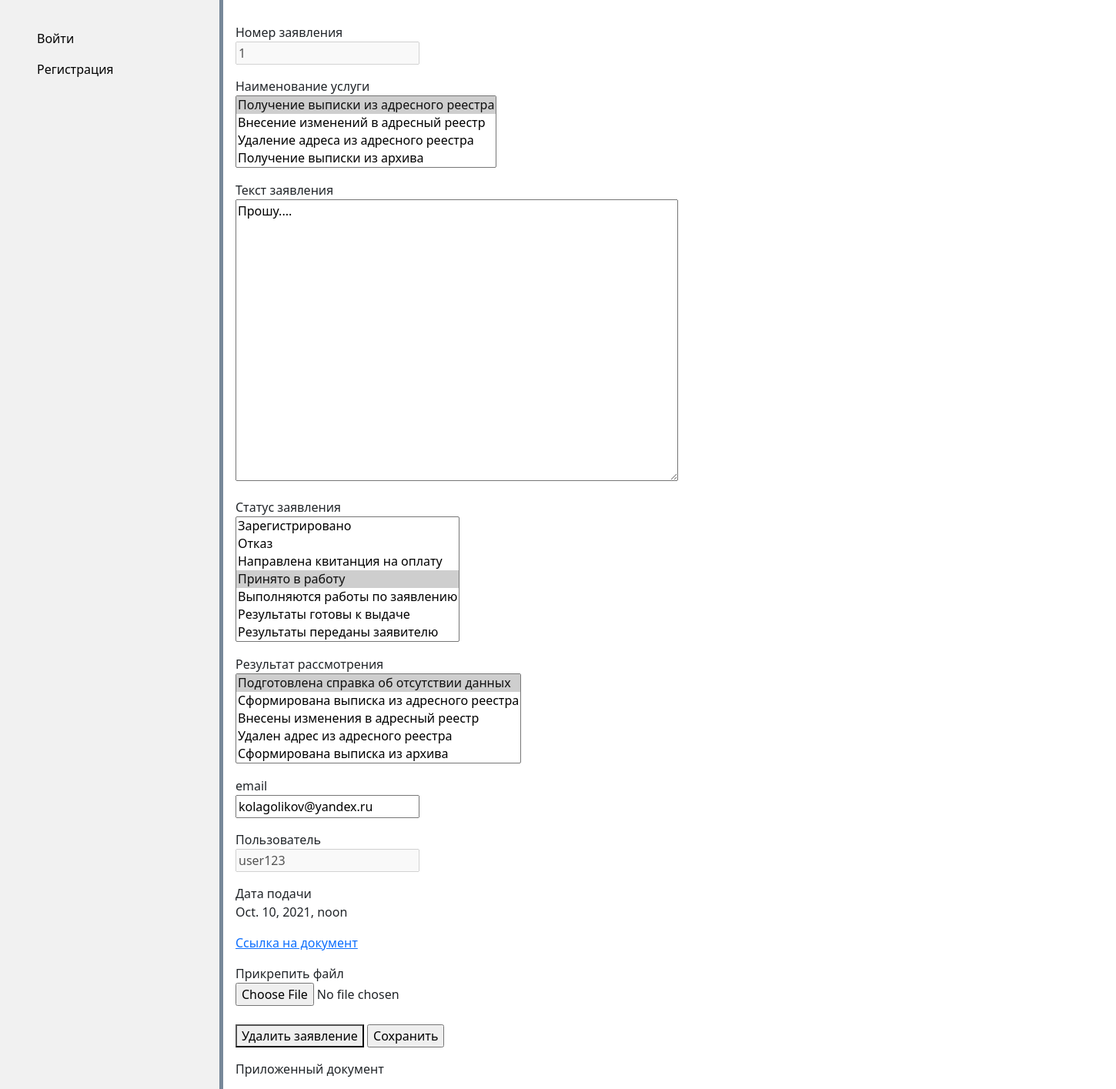
Page /accept_stat/1 (upper part) on the earlier database version.
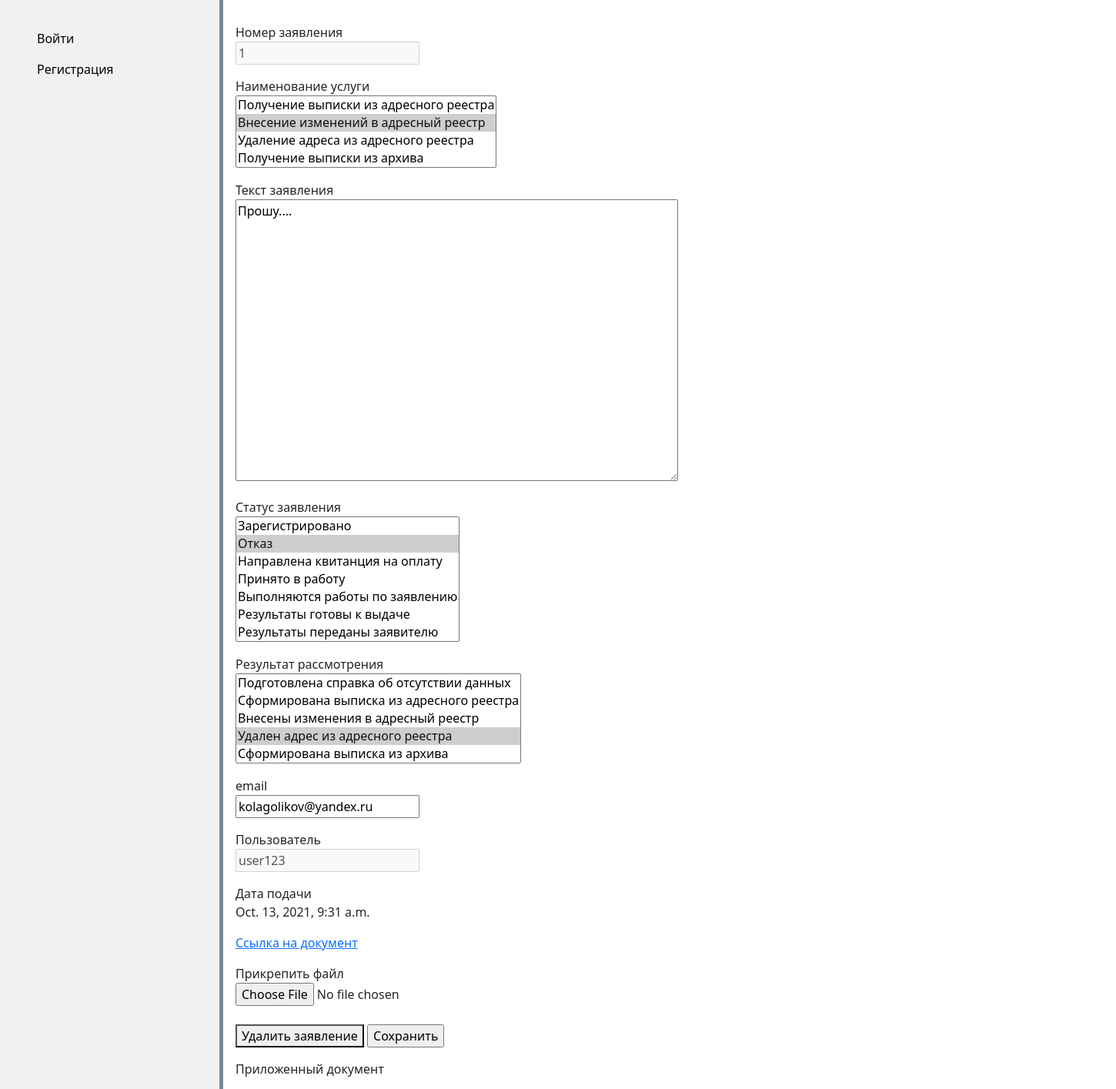
Same page on the later database version.
### registr_applications/models.py (models this page shows, shortened)
class Statement(models.Model):
    number = models.AutoField(primary_key=True, verbose_name='уникальный номер')
    name = models.CharField(max_length=300,  verbose_name='наименование услуги')
    content = models.TextField(max_length=10000, null=True, verbose_name='текст заявления')
    date = models.DateTimeField(auto_now=True, blank=True, verbose_name='дата подачи')
    status = models.CharField(max_length=300, blank=True, db_index=True, verbose_name='статус')
    result = models.CharField(max_length=400, verbose_name='Результат')
    email = models.CharField(max_length=400,  verbose_name='Почтовый адрес')
    passed = models.BooleanField(default=False)   #было ли рассмотрено админом
    admin = models.ForeignKey(User, blank=True, null=True,on_delete=models.CASCADE, related_name='admin_set', verbose_name='Специалист')
    user = models.ForeignKey(User, blank=True,null=True, on_delete=models.CASCADE, related_name='user_set', verbose_name='Пользователь')
    docs = models.ImageField(upload_to=user_directory_path, null=True, )

### registr_applications/views.py (the view, shortened to what this page needs)
# urls.py: path('accept_stat/<int:pk>', StatUpdateView.as_view(), name='accept_stat'),
class StatUpdateView(UpdateView):
    model = Statement
    template_name = 'accept_stat.html'
    fields = '__all__'
    context_object_name = "stat"
    def get_object(self):
        return Statement.objects.get(number=self.kwargs['pk'])

### registr_applications/templates/accept_stat.html (shortened to what this page needs)
{% extends "base.html" %}
{% block content %}
<form method="POST" enctype="multipart/form-data">
<p>
    <label>Номер заявления</label><br>
    <input type="number" name="number" value="{{stat.number}}" disabled />
</p>
    <p><label>Наименование услуги</label><br>
         <select id="name_id" size="4" required multiple name="name">
             <option value="Получение выписки из адресного реестра">Получение выписки из адресного реестра</option>
             <option value="Внесение изменений в адресный реестр">Внесение изменений в адресный реестр</option>
             <option value="Удаление адреса из адресного реестра">Удаление адреса из адресного реестра</option>
             <option value="Получение выписки из архива">Получение выписки из архива</option>
   </select>
    </p>
    <label>Текст заявления</label><br>
    <p><textarea rows="15" cols="60" required name="content">{{stat.content}}</textarea></p>
     <p><label>Статус заявления</label><br>
         <select id="status_id" size="7" required multiple name="status">
             <option selected value="Зарегистрировано">Зарегистрировано</option>
             <option value="Отказ">Отказ</option>
             <option value="Направлена квитанция на оплату">Направлена квитанция на оплату</option>
             <option value="Принято в работу">Принято в работу</option>
             <option value="Выполняются работы по заявлению">Выполняются работы по заявлению</option>
             <option value="Результаты готовы к выдаче">Результаты готовы к выдаче</option>
             <option value="Результаты переданы заявителю">Результаты переданы заявителю</option>
   </select></p>
    <p><label>Результат рассмотрения</label><br>
         <select id="result_id" size="5" required multiple name="result">
             <option value="Подготовлена справка об отсутствии данных">Подготовлена справка об отсутствии данных</option>
             <option value="Сформирована выписка из адресного реестра">Сформирована выписка из адресного реестра</option>
             <option value="Внесены изменения в адресный реестр">Внесены изменения в адресный реестр</option>
             <option value="Удален адрес из адресного реестра">Удален адрес из адресного реестра</option>
             <option value="Сформирована выписка из архива">Сформирована выписка из архива</option>
   </select></p>
    <p>
    <label>email</label><br>
    <input type="email" name="email" required value="{{stat.email}}" />
</p>
    <p>
    <label>Пользователь</label><br>
    <input type="text" name="name" value="{{stat.user}}" disabled />
</p>
    <label>Дата подачи</label><br>
    <p>{{stat.date}}</p>
<p><a href="{{ stat.docs.url }}">Ссылка на документ </a></p>
    <label>Прикрепить файл</label><br>
    <input type="file" name="docs" value="{{stat.docs.url}}" /><br>
<br>
<p>
    <a href="{% url 'delete_stat' stat.number %}"><button>Удалить заявление</button></a>
        <input type="submit" value="Сохранить" >
    </form>
<p>
    <label>Приложенный документ</label><br>
</p>
{% endblock %}

Differences in the rows shown:
changed Statement "kolagolikov@yandex.ru": date "Oct. 10, 2021, noon" → "Oct. 13, 2021, 9:31 a.m."
Other differences:
form field name: "Получение выписки из адресного реестра ☑ / Внесение изменений в адресный реестр / Удаление адреса из адресного реестра / Получение выписки из архива" → "Получение выписки из адресного реестра / Внесение изменений в адресный реестр ☑ / Удаление адреса из адресного реестра / Получение выписки из архива"
form field status: "Зарегистрировано / Отказ / Направлена квитанция на оплату / Принято в работу ☑ / Выполняются работы по…" → "Зарегистрировано / Отказ ☑ / Направлена квитанция на оплату / Принято в работу / Выполняются работы по…"
form field result: "…справка об отсутствии данных ☑ / Сформирована выписка из адресного реестра / Внесены изменения в адресный реестр / Удален адрес из адресного реестра / Сформирована выписка из…" → "…справка об отсутствии данных / Сформирована выписка из адресного реестра / Внесены изменения в адресный реестр / Удален адрес из адресного реестра ☑ / Сформирована выписка из…"
